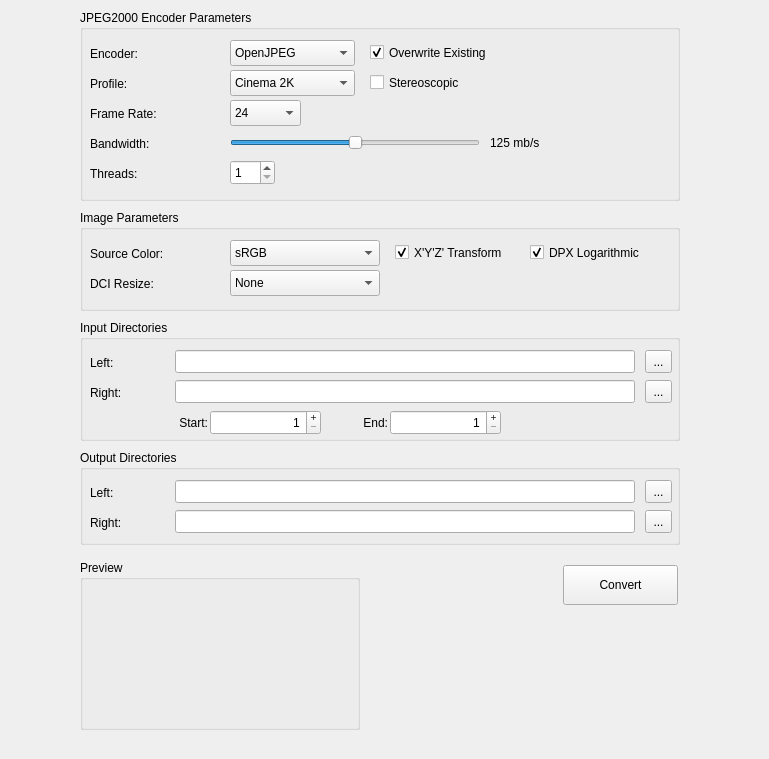
        <widget class="QWidget" name="j2kTab">
         <attribute name="title">
          <string notr="true">JPEG2000</string>
         </attribute>
         <widget class="QWidget" name="widget" native="true">
          <property name="geometry">
           <rect>
            <x>0</x>
            <y>0</y>
            <width>760</width>
            <height>750</height>
           </rect>
          </property>
          <widget class="QGroupBox" name="inputGroupBox">
           <property name="geometry">
            <rect>
             <x>80</x>
             <y>320</y>
             <width>600</width>
             <height>121</height>
            </rect>
           </property>
           <property name="title">
            <string>Input Directories</string>
           </property>
           <widget class="QLabel" name="inImageLeft">
            <property name="geometry">
             <rect>
              <x>10</x>
              <y>30</y>
              <width>80</width>
              <height>25</height>
             </rect>
            </property>
            <property name="sizePolicy">
             <sizepolicy hsizetype="Preferred" vsizetype="Fixed">
              <horstretch>0</horstretch>
              <verstretch>25</verstretch>
             </sizepolicy>
            </property>
            <property name="minimumSize">
             <size>
              <width>0</width>
              <height>25</height>
             </size>
            </property>
            <property name="text">
             <string>Left:</string>
            </property>
           </widget>
           <widget class="QLineEdit" name="inImageLeftEdit">
            <property name="geometry">
             <rect>
              <x>95</x>
              <y>30</y>
              <width>460</width>
              <height>23</height>
             </rect>
            </property>
            <property name="sizePolicy">
             <sizepolicy hsizetype="Expanding" vsizetype="Fixed">
              <horstretch>0</horstretch>
              <verstretch>25</verstretch>
             </sizepolicy>
            </property>
            <property name="readOnly">
             <bool>true</bool>
            </property>
           </widget>
           <widget class="QToolButton" name="inImageLeftButton">
            <property name="geometry">
             <rect>
              <x>565</x>
              <y>30</y>
              <width>27</width>
              <height>23</height>
             </rect>
            </property>
            <property name="sizePolicy">
             <sizepolicy hsizetype="Fixed" vsizetype="Fixed">
              <horstretch>27</horstretch>
              <verstretch>25</verstretch>
             </sizepolicy>
            </property>
            <property name="text">
             <string notr="true">...</string>
            </property>
           </widget>
           <widget class="QLabel" name="inImageRight">
            <property name="geometry">
             <rect>
              <x>10</x>
              <y>60</y>
              <width>80</width>
              <height>25</height>
             </rect>
            </property>
            <property name="sizePolicy">
             <sizepolicy hsizetype="Preferred" vsizetype="Fixed">
              <horstretch>0</horstretch>
              <verstretch>25</verstretch>
             </sizepolicy>
            </property>
            <property name="minimumSize">
             <size>
              <width>0</width>
              <height>25</height>
             </size>
            </property>
            <property name="text">
             <string>Right:</string>
            </property>
           </widget>
           <widget class="QLineEdit" name="inImageRightEdit">
            <property name="geometry">
             <rect>
              <x>95</x>
              <y>60</y>
              <width>460</width>
              <height>23</height>
             </rect>
            </property>
            <property name="sizePolicy">
             <sizepolicy hsizetype="Expanding" vsizetype="Fixed">
              <horstretch>0</horstretch>
              <verstretch>25</verstretch>
             </sizepolicy>
            </property>
            <property name="readOnly">
             <bool>true</bool>
            </property>
           </widget>
           <widget class="QToolButton" name="inImageRightButton">
            <property name="geometry">
             <rect>
              <x>565</x>
              <y>60</y>
              <width>27</width>
              <height>23</height>
             </rect>
            </property>
            <property name="sizePolicy">
             <sizepolicy hsizetype="Fixed" vsizetype="Fixed">
              <horstretch>27</horstretch>
              <verstretch>25</verstretch>
             </sizepolicy>
            </property>
            <property name="text">
             <string notr="true">...</string>
            </property>
           </widget>
           <widget class="QSpinBox" name="startSpinBox">
            <property name="geometry">
             <rect>
              <x>130</x>
              <y>90</y>
              <width>111</width>
              <height>25</height>
             </rect>
            </property>
            <property name="alignment">
             <set>Qt::AlignRight|Qt::AlignTrailing|Qt::AlignVCenter</set>
            </property>
            <property name="buttonSymbols">
             <enum>QAbstractSpinBox::PlusMinus</enum>
            </property>
            <property name="suffix">
             <string notr="true"/>
            </property>
            <property name="prefix">
             <string notr="true"/>
            </property>
            <property name="minimum">
             <number>1</number>
            </property>
            <property name="maximum">
             <number>999999</number>
            </property>
           </widget>
           <widget class="QLabel" name="startLabel">
            <property name="geometry">
             <rect>
              <x>68</x>
              <y>90</y>
              <width>60</width>
              <height>25</height>
             </rect>
            </property>
            <property name="text">
             <string>Start:</string>
            </property>
            <property name="alignment">
             <set>Qt::AlignRight|Qt::AlignTrailing|Qt::AlignVCenter</set>
            </property>
           </widget>
           <widget class="QLabel" name="endLabel">
            <property name="geometry">
             <rect>
              <x>248</x>
              <y>90</y>
              <width>60</width>
              <height>25</height>
             </rect>
            </property>
            <property name="text">
             <string>End:</string>
            </property>
            <property name="alignment">
             <set>Qt::AlignRight|Qt::AlignTrailing|Qt::AlignVCenter</set>
            </property>
           </widget>
           <widget class="QSpinBox" name="endSpinBox">
            <property name="geometry">
             <rect>
              <x>310</x>
              <y>90</y>
              <width>111</width>
              <height>25</height>
             </rect>
            </property>
            <property name="alignment">
             <set>Qt::AlignRight|Qt::AlignTrailing|Qt::AlignVCenter</set>
            </property>
            <property name="buttonSymbols">
             <enum>QAbstractSpinBox::PlusMinus</enum>
            </property>
            <property name="suffix">
             <string notr="true"/>
            </property>
            <property name="prefix">
             <string notr="true"/>
            </property>
            <property name="minimum">
             <number>1</number>
            </property>
            <property name="maximum">
             <number>999999</number>
            </property>
           </widget>
          </widget>
          <widget class="QGroupBox" name="encoderGroup">
           <property name="geometry">
            <rect>
             <x>80</x>
             <y>10</y>
             <width>600</width>
             <height>191</height>
            </rect>
           </property>
           <property name="title">
            <string>JPEG2000 Encoder Parameters</string>
           </property>
           <widget class="QLabel" name="bwValueLabel">
            <property name="geometry">
             <rect>
              <x>410</x>
              <y>120</y>
              <width>63</width>
              <height>25</height>
             </rect>
            </property>
            <property name="sizePolicy">
             <sizepolicy hsizetype="Preferred" vsizetype="Preferred">
              <horstretch>0</horstretch>
              <verstretch>25</verstretch>
             </sizepolicy>
            </property>
            <property name="minimumSize">
             <size>
              <width>0</width>
              <height>25</height>
             </size>
            </property>
            <property name="maximumSize">
             <size>
              <width>16777215</width>
              <height>25</height>
             </size>
            </property>
            <property name="text">
             <string notr="true">125 mb/s</string>
            </property>
            <property name="indent">
             <number>0</number>
            </property>
           </widget>
           <widget class="QLabel" name="frameRateLabel">
            <property name="geometry">
             <rect>
              <x>10</x>
              <y>90</y>
              <width>125</width>
              <height>27</height>
             </rect>
            </property>
            <property name="sizePolicy">
             <sizepolicy hsizetype="Preferred" vsizetype="Fixed">
              <horstretch>0</horstretch>
              <verstretch>0</verstretch>
             </sizepolicy>
            </property>
            <property name="minimumSize">
             <size>
              <width>0</width>
              <height>27</height>
             </size>
            </property>
            <property name="text">
             <string>Frame Rate:</string>
            </property>
           </widget>
           <widget class="QLabel" name="encoderLabel">
            <property name="geometry">
             <rect>
              <x>10</x>
              <y>30</y>
              <width>125</width>
              <height>27</height>
             </rect>
            </property>
            <property name="sizePolicy">
             <sizepolicy hsizetype="Fixed" vsizetype="Fixed">
              <horstretch>0</horstretch>
              <verstretch>0</verstretch>
             </sizepolicy>
            </property>
            <property name="minimumSize">
             <size>
              <width>0</width>
              <height>27</height>
             </size>
            </property>
            <property name="maximumSize">
             <size>
              <width>16777215</width>
              <height>25</height>
             </size>
            </property>
            <property name="text">
             <string>Encoder:</string>
            </property>
           </widget>
           <widget class="QComboBox" name="encoderComboBox">
            <property name="geometry">
             <rect>
              <x>150</x>
              <y>30</y>
              <width>125</width>
              <height>26</height>
             </rect>
            </property>
            <property name="sizePolicy">
             <sizepolicy hsizetype="Preferred" vsizetype="Fixed">
              <horstretch>0</horstretch>
              <verstretch>25</verstretch>
             </sizepolicy>
            </property>
            <property name="minimumSize">
             <size>
              <width>0</width>
              <height>25</height>
             </size>
            </property>
            <property name="maximumSize">
             <size>
              <width>16777215</width>
              <height>27</height>
             </size>
            </property>
            <property name="editable">
             <bool>false</bool>
            </property>
            <item>
             <property name="text">
              <string notr="true">OpenJPEG</string>
             </property>
            </item>
            <item>
             <property name="text">
              <string notr="true">Kakadu</string>
             </property>
            </item>
           </widget>
           <widget class="QSlider" name="bwSlider">
            <property name="geometry">
             <rect>
              <x>150</x>
              <y>120</y>
              <width>250</width>
              <height>25</height>
             </rect>
            </property>
            <property name="sizePolicy">
             <sizepolicy hsizetype="Preferred" vsizetype="Fixed">
              <horstretch>0</horstretch>
              <verstretch>25</verstretch>
             </sizepolicy>
            </property>
            <property name="minimumSize">
             <size>
              <width>0</width>
              <height>25</height>
             </size>
            </property>
            <property name="maximumSize">
             <size>
              <width>16777215</width>
              <height>25</height>
             </size>
            </property>
            <property name="minimum">
             <number>0</number>
            </property>
            <property name="maximum">
             <number>250</number>
            </property>
            <property name="value">
             <number>125</number>
            </property>
            <property name="tracking">
             <bool>true</bool>
            </property>
            <property name="orientation">
             <enum>Qt::Horizontal</enum>
            </property>
            <property name="tickPosition">
             <enum>QSlider::NoTicks</enum>
            </property>
           </widget>
           <widget class="QSpinBox" name="threadsSpinBox">
            <property name="geometry">
             <rect>
              <x>150</x>
              <y>150</y>
              <width>45</width>
              <height>25</height>
             </rect>
            </property>
            <property name="sizePolicy">
             <sizepolicy hsizetype="Preferred" vsizetype="Fixed">
              <horstretch>0</horstretch>
              <verstretch>25</verstretch>
             </sizepolicy>
            </property>
            <property name="minimumSize">
             <size>
              <width>0</width>
              <height>25</height>
             </size>
            </property>
            <property name="suffix">
             <string notr="true"/>
            </property>
            <property name="prefix">
             <string notr="true"/>
            </property>
            <property name="minimum">
             <number>1</number>
            </property>
           </widget>
           <widget class="QCheckBox" name="stereoscopicCheckBox">
            <property name="geometry">
             <rect>
              <x>290</x>
              <y>60</y>
              <width>190</width>
              <height>25</height>
             </rect>
            </property>
            <property name="sizePolicy">
             <sizepolicy hsizetype="Maximum" vsizetype="Fixed">
              <horstretch>0</horstretch>
              <verstretch>25</verstretch>
             </sizepolicy>
            </property>
            <property name="minimumSize">
             <size>
              <width>0</width>
              <height>25</height>
             </size>
            </property>
            <property name="toolTip">
             <string>Stereoscopic image sequence</string>
            </property>
            <property name="text">
             <string>Stereoscopic</string>
            </property>
           </widget>
           <widget class="QLabel" name="profileLabel">
            <property name="geometry">
             <rect>
              <x>10</x>
              <y>60</y>
              <width>125</width>
              <height>27</height>
             </rect>
            </property>
            <property name="sizePolicy">
             <sizepolicy hsizetype="Fixed" vsizetype="Fixed">
              <horstretch>0</horstretch>
              <verstretch>0</verstretch>
             </sizepolicy>
            </property>
            <property name="minimumSize">
             <size>
              <width>0</width>
              <height>27</height>
             </size>
            </property>
            <property name="maximumSize">
             <size>
              <width>16777215</width>
              <height>25</height>
             </size>
            </property>
            <property name="text">
             <string>Profile:</string>
            </property>
           </widget>
           <widget class="QComboBox" name="profileComboBox">
            <property name="geometry">
             <rect>
              <x>150</x>
              <y>60</y>
              <width>125</width>
              <height>26</height>
             </rect>
            </property>
            <property name="sizePolicy">
             <sizepolicy hsizetype="Preferred" vsizetype="Fixed">
              <horstretch>0</horstretch>
              <verstretch>25</verstretch>
             </sizepolicy>
            </property>
            <property name="minimumSize">
             <size>
              <width>0</width>
              <height>25</height>
             </size>
            </property>
            <property name="maximumSize">
             <size>
              <width>16777215</width>
              <height>27</height>
             </size>
            </property>
            <item>
             <property name="text">
              <string notr="true">Cinema 2K</string>
             </property>
            </item>
            <item>
             <property name="text">
              <string notr="true">Cinema 4K</string>
             </property>
            </item>
           </widget>
           <widget class="QLabel" name="bwLabel">
            <property name="geometry">
             <rect>
              <x>10</x>
              <y>120</y>
              <width>125</width>
              <height>27</height>
             </rect>
            </property>
            <property name="sizePolicy">
             <sizepolicy hsizetype="Fixed" vsizetype="Fixed">
              <horstretch>0</horstretch>
              <verstretch>0</verstretch>
             </sizepolicy>
            </property>
            <property name="minimumSize">
             <size>
              <width>0</width>
              <height>27</height>
             </size>
            </property>
            <property name="maximumSize">
             <size>
              <width>16777215</width>
              <height>25</height>
             </size>
            </property>
            <property name="text">
             <string>Bandwidth:</string>
            </property>
           </widget>
           <widget class="QLabel" name="threadsLabel">
            <property name="geometry">
             <rect>
              <x>10</x>
              <y>150</y>
              <width>125</width>
              <height>27</height>
             </rect>
            </property>
            <property name="sizePolicy">
             <sizepolicy hsizetype="Preferred" vsizetype="Fixed">
              <horstretch>0</horstretch>
              <verstretch>0</verstretch>
             </sizepolicy>
            </property>
            <property name="text">
             <string notr="true">Threads:</string>
            </property>
           </widget>
           <widget class="QCheckBox" name="overwritej2kCB">
            <property name="geometry">
             <rect>
              <x>290</x>
              <y>30</y>
              <width>190</width>
              <height>25</height>
             </rect>
            </property>
            <property name="sizePolicy">
             <sizepolicy hsizetype="Fixed" vsizetype="Fixed">
              <horstretch>0</horstretch>
              <verstretch>25</verstretch>
             </sizepolicy>
            </property>
            <property name="minimumSize">
             <size>
              <width>0</width>
              <height>25</height>
             </size>
            </property>
            <property name="toolTip">
             <string>Overwrite existing j2c files. Uncheck if you are resuming a previous conversion, which will save time.</string>
            </property>
            <property name="text">
             <string>Overwrite Existing</string>
            </property>
            <property name="checked">
             <bool>true</bool>
            </property>
           </widget>
           <widget class="QComboBox" name="frameRateComboBox">
            <property name="geometry">
             <rect>
              <x>150</x>
              <y>90</y>
              <width>71</width>
              <height>26</height>
             </rect>
            </property>
            <property name="sizePolicy">
             <sizepolicy hsizetype="Preferred" vsizetype="Fixed">
              <horstretch>0</horstretch>
              <verstretch>25</verstretch>
             </sizepolicy>
            </property>
            <property name="minimumSize">
             <size>
              <width>0</width>
              <height>25</height>
             </size>
            </property>
            <item>
             <property name="text">
              <string notr="true">24</string>
             </property>
            </item>
            <item>
             <property name="text">
              <string notr="true">25</string>
             </property>
            </item>
            <item>
             <property name="text">
              <string notr="true">30</string>
             </property>
            </item>
            <item>
             <property name="text">
              <string notr="true">48</string>
             </property>
            </item>
            <item>
             <property name="text">
              <string notr="true">50</string>
             </property>
            </item>
            <item>
             <property name="text">
              <string notr="true">60</string>
             </property>
            </item>
           </widget>
          </widget>
          <widget class="QGroupBox" name="outputGroupBox">
           <property name="geometry">
            <rect>
             <x>80</x>
             <y>450</y>
             <width>600</width>
             <height>95</height>
            </rect>
           </property>
           <property name="title">
            <string>Output Directories</string>
           </property>
           <widget class="QLabel" name="outJ2kLeft">
            <property name="geometry">
             <rect>
              <x>10</x>
              <y>30</y>
              <width>80</width>
              <height>25</height>
             </rect>
            </property>
            <property name="minimumSize">
             <size>
              <width>0</width>
              <height>25</height>
             </size>
            </property>
            <property name="text">
             <string>Left:</string>
            </property>
           </widget>
           <widget class="QLineEdit" name="outJ2kLeftEdit">
            <property name="geometry">
             <rect>
              <x>95</x>
              <y>30</y>
              <width>460</width>
              <height>23</height>
             </rect>
            </property>
            <property name="readOnly">
             <bool>true</bool>
            </property>
           </widget>
           <widget class="QToolButton" name="outJ2kLeftButton">
            <property name="geometry">
             <rect>
              <x>565</x>
              <y>30</y>
              <width>27</width>
              <height>23</height>
             </rect>
            </property>
            <property name="text">
             <string notr="true">...</string>
            </property>
           </widget>
           <widget class="QLabel" name="outJ2kRight">
            <property name="geometry">
             <rect>
              <x>10</x>
              <y>60</y>
              <width>80</width>
              <height>25</height>
             </rect>
            </property>
            <property name="minimumSize">
             <size>
              <width>0</width>
              <height>25</height>
             </size>
            </property>
            <property name="text">
             <string>Right:</string>
            </property>
           </widget>
           <widget class="QLineEdit" name="outJ2kRightEdit">
            <property name="geometry">
             <rect>
              <x>95</x>
              <y>60</y>
              <width>460</width>
              <height>23</height>
             </rect>
            </property>
            <property name="readOnly">
             <bool>true</bool>
            </property>
           </widget>
           <widget class="QToolButton" name="outJ2kRightButton">
            <property name="geometry">
             <rect>
              <x>565</x>
              <y>60</y>
              <width>27</width>
              <height>23</height>
             </rect>
            </property>
            <property name="text">
             <string notr="true">...</string>
            </property>
           </widget>
          </widget>
          <widget class="QPushButton" name="encodeButton">
           <property name="geometry">
            <rect>
             <x>563</x>
             <y>565</y>
             <width>115</width>
             <height>40</height>
            </rect>
           </property>
           <property name="text">
            <string>Convert</string>
           </property>
          </widget>
          <widget class="QGroupBox" name="previewGroupBox">
           <property name="geometry">
            <rect>
             <x>80</x>
             <y>560</y>
             <width>280</width>
             <height>170</height>
            </rect>
           </property>
           <property name="title">
            <string>Preview</string>
           </property>
           <widget class="QLabel" name="previewLabel">
            <property name="geometry">
             <rect>
              <x>5</x>
              <y>22</y>
              <width>270</width>
              <height>143</height>
             </rect>
            </property>
            <property name="sizePolicy">
             <sizepolicy hsizetype="Fixed" vsizetype="Fixed">
              <horstretch>0</horstretch>
              <verstretch>0</verstretch>
             </sizepolicy>
            </property>
            <property name="text">
             <string/>
            </property>
            <property name="scaledContents">
             <bool>false</bool>
            </property>
            <property name="alignment">
             <set>Qt::AlignCenter</set>
            </property>
           </widget>
          </widget>
          <widget class="QGroupBox" name="groupBox_3">
           <property name="geometry">
            <rect>
             <x>80</x>
             <y>210</y>
             <width>600</width>
             <height>101</height>
            </rect>
           </property>
           <property name="title">
            <string>Image Parameters</string>
           </property>
           <widget class="QComboBox" name="colorComboBox">
            <property name="geometry">
             <rect>
              <x>150</x>
              <y>30</y>
              <width>150</width>
              <height>26</height>
             </rect>
            </property>
            <item>
             <property name="text">
              <string notr="true">sRGB</string>
             </property>
            </item>
            <item>
             <property name="text">
              <string notr="true">Rec. 709</string>
             </property>
            </item>
           </widget>
           <widget class="QCheckBox" name="xyzCheckBox">
            <property name="geometry">
             <rect>
              <x>315</x>
              <y>30</y>
              <width>151</width>
              <height>25</height>
             </rect>
            </property>
            <property name="sizePolicy">
             <sizepolicy hsizetype="Maximum" vsizetype="Fixed">
              <horstretch>0</horstretch>
              <verstretch>25</verstretch>
             </sizepolicy>
            </property>
            <property name="minimumSize">
             <size>
              <width>0</width>
              <height>25</height>
             </size>
            </property>
            <property name="maximumSize">
             <size>
              <width>16777215</width>
              <height>25</height>
             </size>
            </property>
            <property name="toolTip">
             <string>Perform RGB to X'Y'Z' colorspace conversion</string>
            </property>
            <property name="text">
             <string>X'Y'Z' Transform</string>
            </property>
            <property name="checked">
             <bool>true</bool>
            </property>
           </widget>
           <widget class="QCheckBox" name="dpxLogCheckBox">
            <property name="geometry">
             <rect>
              <x>450</x>
              <y>30</y>
              <width>141</width>
              <height>25</height>
             </rect>
            </property>
            <property name="sizePolicy">
             <sizepolicy hsizetype="Maximum" vsizetype="Fixed">
              <horstretch>0</horstretch>
              <verstretch>25</verstretch>
             </sizepolicy>
            </property>
            <property name="minimumSize">
             <size>
              <width>0</width>
              <height>25</height>
             </size>
            </property>
            <property name="maximumSize">
             <size>
              <width>16777215</width>
              <height>25</height>
             </size>
            </property>
            <property name="toolTip">
             <string>If input is DPX, use logarithmic conversion</string>
            </property>
            <property name="text">
             <string notr="true">DPX Logarithmic</string>
            </property>
            <property name="checked">
             <bool>true</bool>
            </property>
           </widget>
           <widget class="QLabel" name="colorLabel">
            <property name="geometry">
             <rect>
              <x>10</x>
              <y>30</y>
              <width>141</width>
              <height>27</height>
             </rect>
            </property>
            <property name="sizePolicy">
             <sizepolicy hsizetype="Maximum" vsizetype="Fixed">
              <horstretch>0</horstretch>
              <verstretch>0</verstretch>
             </sizepolicy>
            </property>
            <property name="text">
             <string>Source Color:</string>
            </property>
           </widget>
           <widget class="QLabel" name="dciResizeLabel">
            <property name="geometry">
             <rect>
              <x>10</x>
              <y>60</y>
              <width>141</width>
              <height>27</height>
             </rect>
            </property>
            <property name="sizePolicy">
             <sizepolicy hsizetype="Maximum" vsizetype="Fixed">
              <horstretch>0</horstretch>
              <verstretch>0</verstretch>
             </sizepolicy>
            </property>
            <property name="text">
             <string>DCI Resize:</string>
            </property>
           </widget>
           <widget class="QComboBox" name="resizeComboBox">
            <property name="geometry">
             <rect>
              <x>150</x>
              <y>60</y>
              <width>150</width>
              <height>26</height>
             </rect>
            </property>
            <item>
             <property name="text">
              <string>None</string>
             </property>
            </item>
            <item>
             <property name="text">
              <string>Nearest Pixel</string>
             </property>
            </item>
           </widget>
          </widget>
         </widget>
        </widget>
